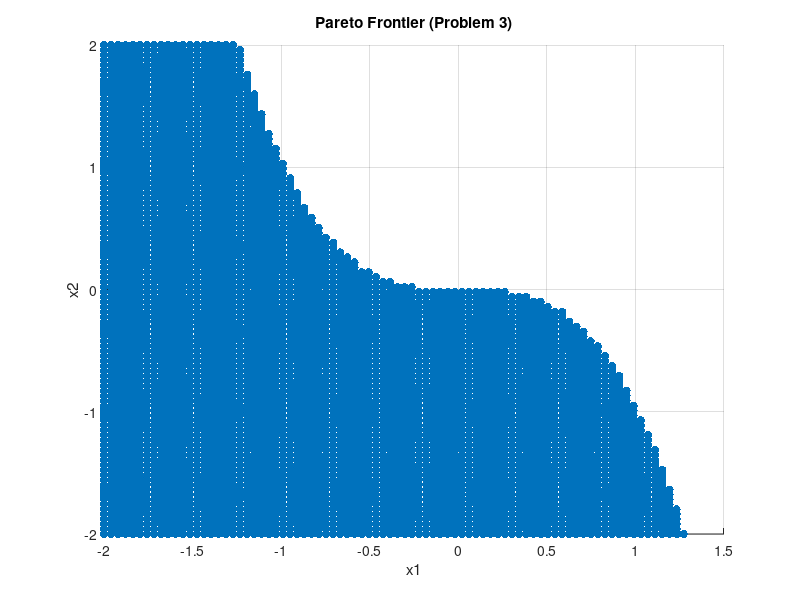

MATLAB code for this plot:
% Define the decision space bounds
x1 = linspace(-2, 2, 100);
x2 = linspace(-2, 2, 100);

% Initialize arrays to store objective values
f1_values = zeros(100, 100);
f2_values = zeros(100, 100);

% Calculate objective values for each point in the grid
for i = 1:100
    for j = 1:100
        f1_values(i, j) = x1(i)^4 + 4 * x1(i) * x2(j);
        f2_values(i, j) = x1(i) + 2 * x2(j)^2;
    end
end
pareto_points = [];
for i = 1:100
    for j = 1:100
        is_pareto = true;
        for k = 1:100
            if (f1_values(k, j) <= f1_values(i, j) && f2_values(k, j) <= f2_values(i, j) && k ~= i)
                is_pareto = false;
                break;
            end
        end
        if is_pareto
            pareto_points = [pareto_points; [x1(i), x2(j)]];
        end
    end
end
scatter(pareto_points(:, 1), pareto_points(:, 2), 'filled');
xlabel('x1');
ylabel('x2');
title('Pareto Frontier (Problem 3)');
grid on;
